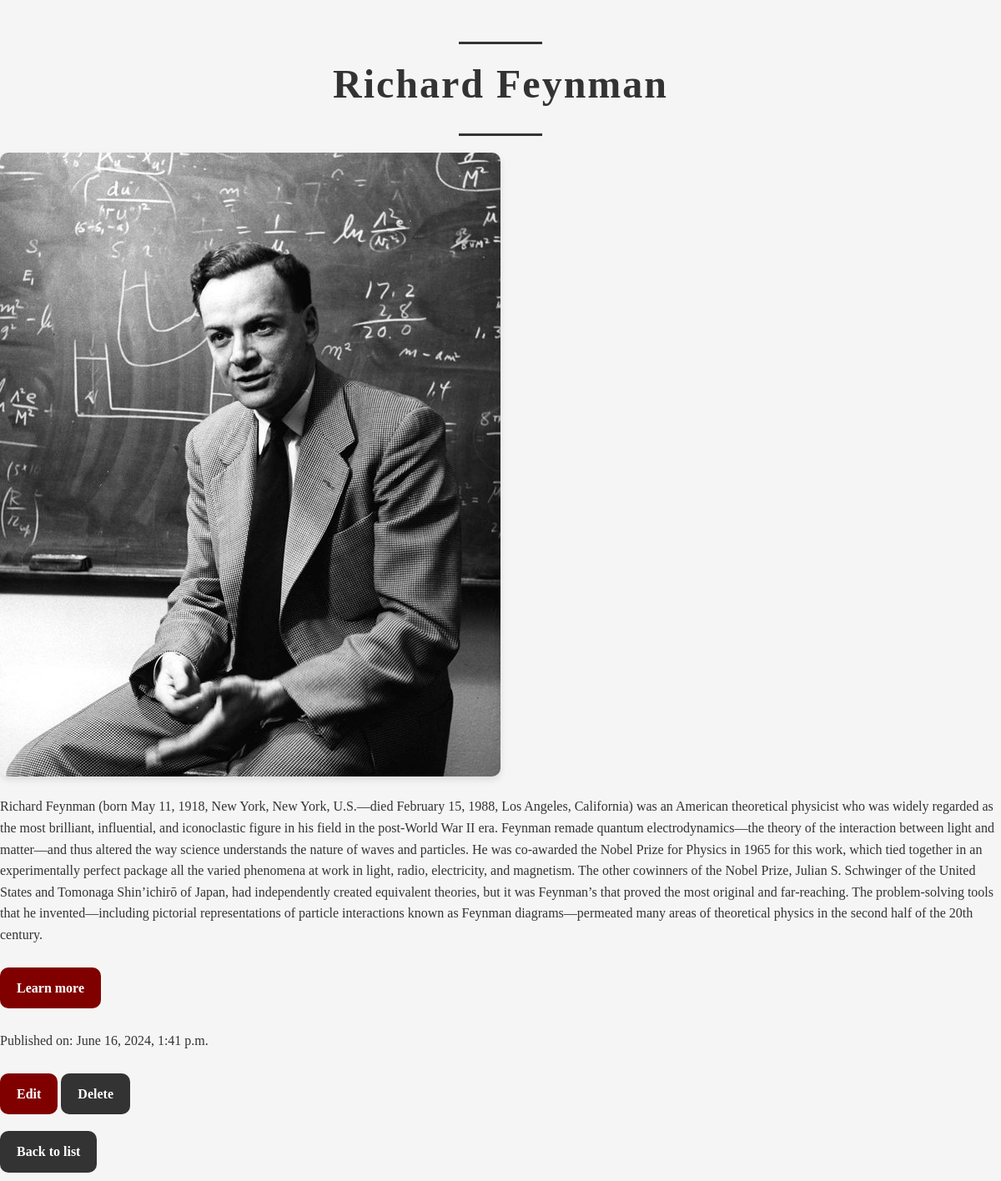
The page /scientist/2/ on the database its author committed.
### science/models.py (models this page shows, shortened)
class Scientist(models.Model):
    user = models.ForeignKey(User, on_delete=models.CASCADE, null=True, blank=True)
    full_name = models.CharField(max_length=100)
    image = models.ImageField(upload_to="scientist/images")
    description = models.TextField(null=True, blank=True)
    url = models.URLField(blank=True)
    published = models.DateTimeField(default=timezone.now)
    class Meta:
        ordering = ['full_name']

### science/views.py (the view)
# urls.py: path('scientist/<int:pk>/', views.ScientistDetail.as_view(), name='scientist'),
class ScientistDetail(DetailView):
    model = Scientist
    template_name = "science/scientist.html"
    context_object_name = 'scientist'

### science/templates/science/scientist.html (shortened to what this page needs)
{% extends 'base.html' %}
{% block content %}
<h1>{{ scientist.full_name }}</h1>
<img src="{{ scientist.image.url }}" alt="Image of {{ scientist.full_name }}">
<p>{{ scientist.description }}</p>
<p><a class="button" href="{{ scientist.url }}" target="_blank">Learn more</a></p>
<p>Published on: {{ scientist.published }}</p>
<a class="button" href="{% url 'scientist_update' scientist.pk %}">Edit</a>
<a class="button back" href="{% url 'scientist_delete' scientist.pk %}">Delete</a>
<br>
<a class="button back" href="{% url 'scientists' %}">Back to list</a>
{% endblock %}

### science/static/css/style.css (style rules this page uses)
body { font-family: "Times New Roman", Times, serif; background-color: #f5f5f5; margin: 0; padding: 0; color: #333; line-height: 1.6; }
h1 { font-family: "Garamond", serif; font-size: 48px; color: #333; text-align: center; margin-top: 50px; margin-bottom: 20px; letter-spacing: 2px; }
h1::before, h1::after { content: ""; display: block; width: 100px; height: 3px; background: #333; margin: 20px auto 10px; }
a.button { display: inline-block; padding: 12px 20px; margin: 10px 0; font-size: 16px; font-weight: bold; text-align: center; text-decoration: none; background-color: #800000; color: #fff; border: none; border-radius: 10px; cursor: pointer; transition: background-color 0.3s ease, transform 0.2s ease; }
a.button.back { background-color: #333; }
a { color: #fff; text-decoration: none; font-weight: bold; }
img { max-width: 100%; height: auto; border-radius: 10px; box-shadow: 0 4px 8px rgba(0, 0, 0, 0.1); }

### rows shown on the page
Scientist: full_name "Richard Feynman", image (picture), description "Richard Feynman (born May 11, 1918, New York, New York, U.S.—died February 15, 1988, Los Angeles, California) was an American theoretical physicist who was widely regarded as the most brilliant, influential, and iconoclastic figure in his field in the post-World War II era. Feynman remade quantum electrodynamics—the theory of the interaction between light and matter—and thus altered the way science understands the nature of waves and particles. He was co-awarded the Nobel Prize for Physics in 1965 for this work, which tied together in an experimentally perfect package all the varied phenomena at work in light, radio, electricity, and magnetism. The other cowinners of the Nobel Prize, Julian…", published "June 16, 2024, 1:41 p.m."
